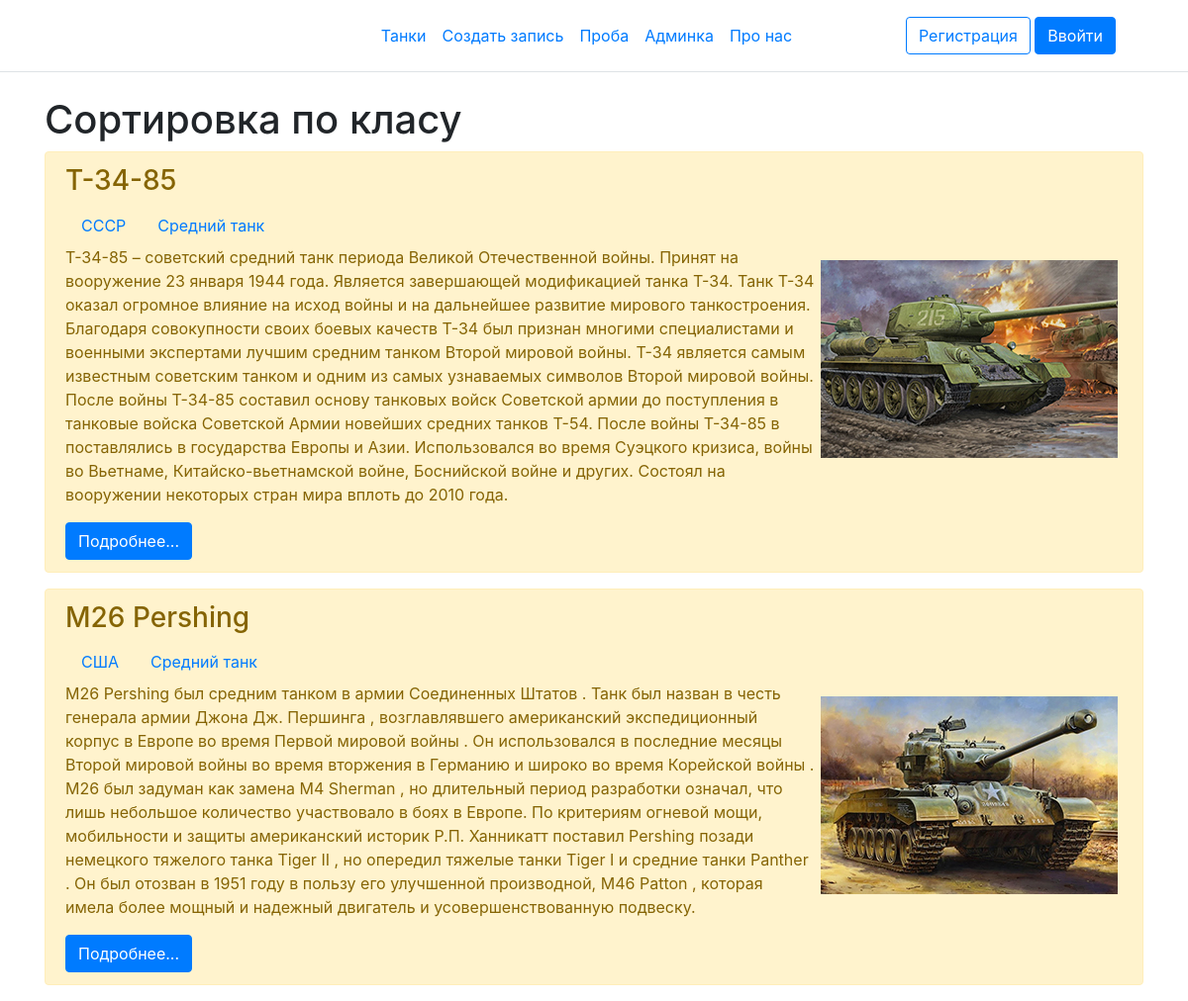
/klas/2/, run on the app's committed database.
### firstapp/models.py (models this page shows, shortened)
class Tank(models.Model):
    title = models.CharField("Название", max_length=70)
    opis = models.TextField("Описание")
    photo = models.ImageField(upload_to='photos/%Y/%m/%d/', verbose_name='Фото', blank=True)
    silka = models.CharField("Ссылка", null=True, max_length=70)
    strana = models.ForeignKey('Strana', on_delete=models.PROTECT, null=True, verbose_name='Страна')
    klas = models.ForeignKey('Klas', on_delete=models.PROTECT, null=True, verbose_name='Клас')
    publish = models.BooleanField('Опубликовано', default=False)
    class Meta:
        verbose_name = 'Танк'
        verbose_name_plural = 'Танки'
        ordering = ['-id']

class Strana(models.Model):
    title = models.CharField(max_length=50, db_index=True, verbose_name='Страна')
    publish = models.BooleanField('Опубликовано', default=False)
    def __str__(self):
        return self.title
    class Meta:
        verbose_name = 'Страна'
        verbose_name_plural = 'Страны'

class Klas(models.Model):
    title = models.CharField(max_length=50, db_index=True, verbose_name='Клас')
    publish = models.BooleanField('Опубликовано', default=False)
    def __str__(self):
        return self.title
    class Meta:
        verbose_name = 'Класс'
        verbose_name_plural = 'Класcы'

### firstapp/views.py (the view)
# urls.py: path('klas/<int:klas_id>/', GetKlas.as_view()),
class GetKlas(ListView):
    model = Tank
    template_name = 'firstapp/klas_sort.html'
    context_object_name = 'tanks'
    paginate_by = 5
    def get_queryset(self):
        return Tank.objects.filter(klas_id=self.kwargs['klas_id'], publish=True)

### firstapp/templates/firstapp/klas_sort.html (shortened to what this page needs)
{% extends 'firstapp/base.html' %}
{% block content %}
<h1>Сортировка по класу</h1>
{% for i in tanks %}
    <div class="alert alert-warning mt-2">
        <h3>{{ i.title }}</h3>
        <nav class="nav">
            <a class="nav-link active" href="/strana/{{ i.strana.pk }}">{{ i.strana }}</a>
            <a class="nav-link active" href="/klas/{{ i.klas.pk }}">{{ i.klas }}</a>
        </nav>
        {% if i.photo %}
            <img src="{{ i.photo.url}}" width="300" height="200" alt="Иллюстрация" align="right"  vspace="15" hspace="5">
        {% else %}
        <p></p>
        {% endif %}
        <p>{{ i.opis }}</p>
        <a href="{{ i.silka }}" class="btn btn-primary">Подробнее...</a>
    </div>
{% endfor %}
{% endblock %}

### data on the page
Tank: title "Т-34-85", strana "СССР", klas "Средний танк", photo (picture), opis "T-34-85 – советский средний танк периода Великой Отечественной войны. Принят на вооружение 23 января 1944 года. Является завершающей модификацией танка Т-34. Танк Т-34 оказал огромное влияние на исход войны и на дальнейшее развитие мирового танкостроения. Благодаря совокупности своих боевых качеств Т-34 был признан многими специалистами и военными экспертами лучшим средним танком Второй мировой войны. Т-34 является самым известным советским танком и одним из самых узнаваемых символов Второй мировой войны. После войны Т-34-85 составил основу танковых войск Советской армии до поступления в танковые войска Советской Армии новейших средних танков Т-54. После войны Т-34-85 в поставлялись в…"
Tank: title "M26 Pershing", strana "США", klas "Средний танк", photo (placeholder picture), opis "M26 Pershing был средним танком в армии Соединенных Штатов . Танк был назван в честь генерала армии Джона Дж. Першинга , возглавлявшего американский экспедиционный корпус в Европе во время Первой мировой войны . Он использовался в последние месяцы Второй мировой войны во время вторжения в Германию и широко во время Корейской войны . M26 был задуман как замена M4 Sherman , но длительный период разработки означал, что лишь небольшое количество участвовало в боях в Европе. По критериям огневой мощи, мобильности и защиты американский историк Р.П. Ханникатт поставил Pershing позади немецкого тяжелого танка Tiger II , но опередил тяжелые танки Tiger I и средние танки Panther . Он был отозван в…"
